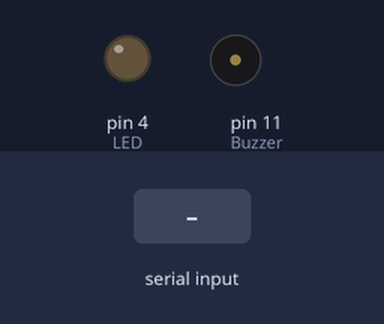
This sketch was run on a simulated Arduino Uno, built with avr-gcc and run on an emulated ATmega328P. On the bench: output pins drawn as LEDs (lit = HIGH), buzzer (waves = sounding, pin HIGH). The inputs (shaded band) are chosen by the test bench.

Above: at 1.2 s.
1.3 s: "T" received over Serial
At 1.4 s:
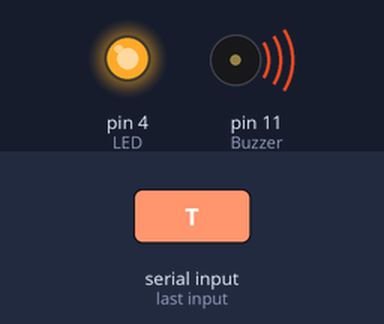
Timing chart, 0 to 4.3 s (numbered marks = the images above; inputs shaded):
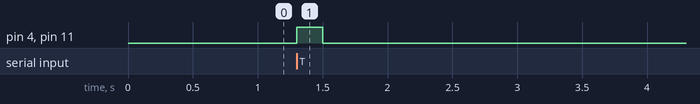

Measured:
- after the input at 1.3 s, pin 4 (LED), pin 11 (Buzzer): LOW → HIGH at once, → LOW 0.20 s later

The sketch:

SensiNap.ino
```cpp
#define LED 4        // Pin number for the LED
#define Buzzer 11    // Pin number for the Buzzer

byte signal;        // Variable to store the received signal

void setup() {
  pinMode(LED, OUTPUT);      // Set LED pin as output
  pinMode(Buzzer, OUTPUT);   // Set Buzzer pin as output

  Serial.begin(9600);        // Initialize serial communication
}

void loop() {
  if (Serial.available() > 0) {   // Check if there is data available to read
    signal = Serial.read();       // Read the received signal

    if (signal == 'T') {
      // If the received signal is 'T'
      // Turn on the LED and Buzzer for a short duration
      digitalWrite(LED, HIGH);
      digitalWrite(Buzzer, HIGH);
      delay(200);
      digitalWrite(LED, LOW);
      digitalWrite(Buzzer, LOW);
      delay(150);
    } else if (signal == 'F') {
      // If the received signal is 'F'
      // Turn off the LED and Buzzer
      digitalWrite(LED, LOW);
      digitalWrite(Buzzer, LOW);
    }
  }
}
```
